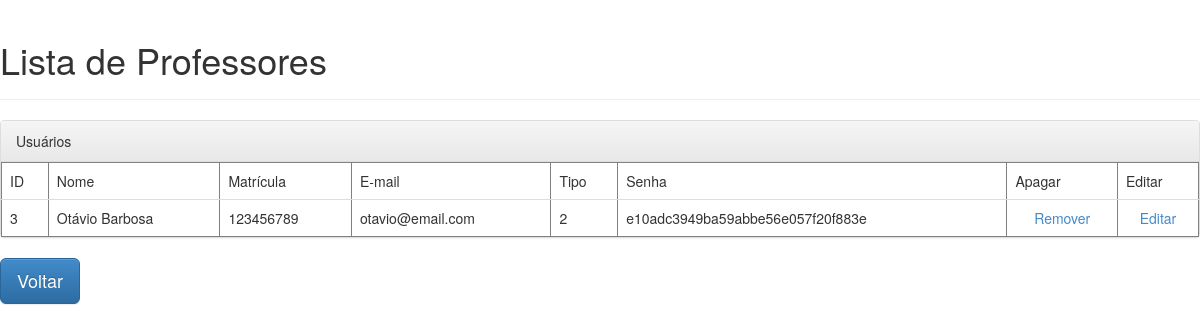
Page /lista_professor on the earlier database version.
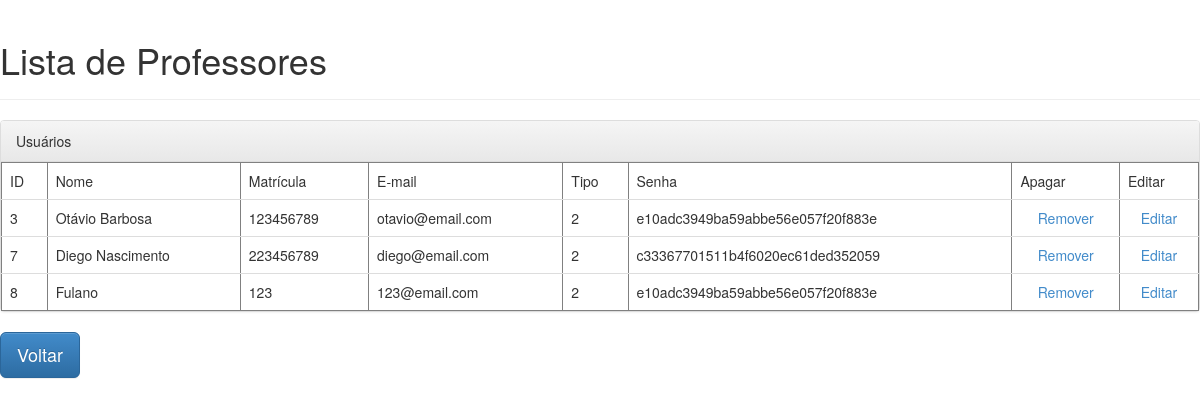
Same page on the later database version.
### projeto/models.py (models this page shows, shortened)
class Usuario(db.Model):
	__tablename__ = 'usuario'
	_id = db.Column(db.Integer, primary_key=True, autoincrement=True)
	usuario = db.Column(db.String(50), unique=True)
	matricula = db.Column(db.String, unique=True)
	email = db.Column(db.String, unique=True)
	senha = db.Column(db.String(32))
	role = db.Column(db.Integer)
	ativo = db.Column(db.Boolean)

### projeto/views/home.py (the view)
@home.route("/lista_professor")
def lista_professor():
	usuarios = Usuario.query.filter(Usuario.role==2)
	return render_template("home/lista_professor.html", usuarios=usuarios)

### projeto/templates/home/lista_professor.html (shortened to what this page needs)
<!DOCTYPE html>
<html>
	<head>
		<link rel="stylesheet" href="static/css/bootstrap.min.css">
		<link rel="stylesheet" href="static/css/bootstrap-theme.min.css">
	<body>
		<div class="page-header">
			<h1>Lista de Professores</h1>
		</div>
    <div class="panel panel-default">
      <div class="panel-heading">Usuários</div>
        <table class="table" border="1">
          <tr>
          <td>ID</td>
          <td>Nome</td>
          <td>Matrícula</td>
          <td>E-mail</td>
          <td>Tipo</td>
          <td>Senha</td>
          <td>Apagar</td>
          <td>Editar</td>
        </tr>
        {% for usuario in usuarios %}
          <tr>
            <td>{{ usuario._id }}</td>
            <td>{{ usuario.usuario }}</td>
            <td>{{ usuario.matricula }}</td>
            <td>{{ usuario.email }}</td>
            <td>{{ usuario.role }}</td>
            <td>{{ usuario.senha}}</td>
            <td><center><a href="/excluir/{{ usuario._id }}">Remover</a></center></td>
            <td><center><a href="/atualizar/{{ usuario._id }}">Editar</a></center></td>
          </tr>
        {% endfor %}
        </table>
      </div>
		<a class="btn btn-primary btn-lg" href="{{ url_for('home.login') }}" role="button">Voltar</a>
	</body>
</html>

Differences in the rows shown:
added Usuario: _id "7", usuario "Diego Nascimento", matricula "223456789", email "diego@email.com", role "2", senha "c33367701511b4f6020ec61ded352059"
added Usuario: _id "8", usuario "Fulano", matricula "123", email "123@email.com", role "2", senha "e10adc3949ba59abbe56e057f20f883e"
